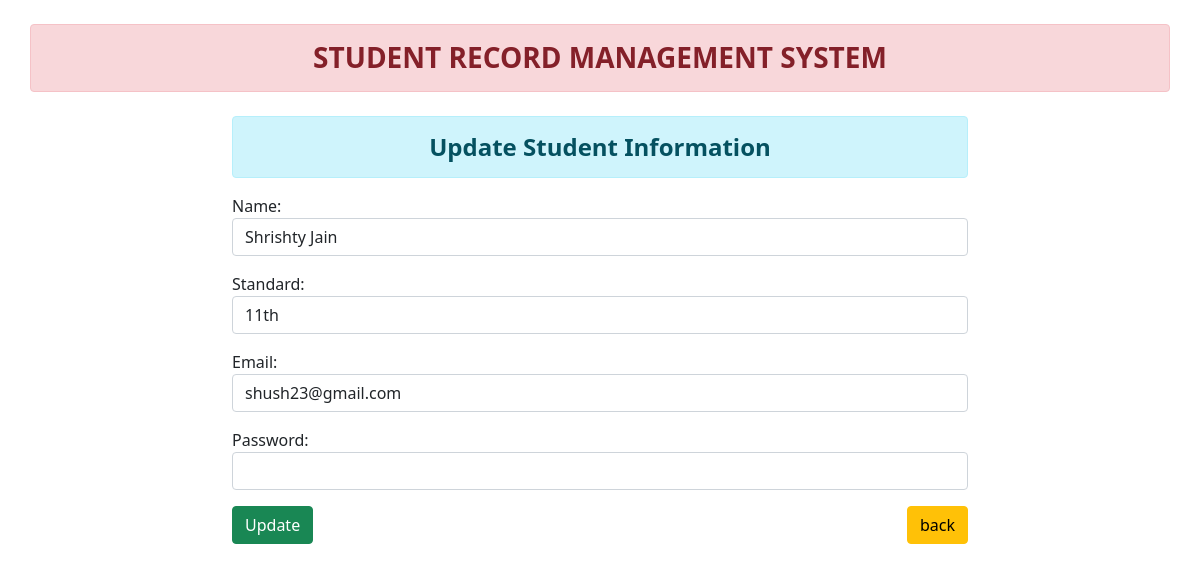
The app's page /upd/13 with its own data.
### core/models.py (models this page shows)
class Student(models.Model):
  name=models.CharField(max_length=40)
  standard = models.CharField(max_length=30,blank=True,default='not mention')
  email=models.EmailField()
  password=models.CharField(max_length=50)
  date=models.DateField(blank=True)

### core/views.py (the view)
# urls.py: path('upd/<int:id>',views.studentupdate,name='update'),
def studentupdate(request,id):
    if request.method == 'POST':
        pi = Student.objects.get(pk=id,)
        form=Studentinfo(request.POST,instance=pi)
        if form.is_valid():
           form.save()
           messages.success(request,"Updated Successfully !!")
    else:
           pi = Student.objects.get(pk=id,)
           form=Studentinfo(instance=pi)
    return render(request,'core/review.html',{'fr':form})

### core/forms.py
class Studentinfo(forms.ModelForm):
    class Meta:
        model=Student
        fields=['name','standard','email','password']
        widgets = {
            'name':forms.TextInput(attrs={'class':'form-control '}),
            'standard':forms.TextInput(attrs={'class':'form-control '}),
            'email':forms.EmailInput(attrs={'class':'form-control '}),
            'password' : forms.PasswordInput(attrs={'class':'form-control'}),
        }

### core/templates/core/review.html (shortened to what this page needs)
{% extends 'core/home.html' %}
{% block content %}
<div class="col-sm-8 offset-2 ">
    <h4 class='alert alert-info text-center mt-2'><b> Update Student Information</b></h4>
    <form action="" method="POST" novalidate>
        {{fr.as_p}}
        <input type="submit" class='btn btn-success' value="Update">
        <a href="{% url 'student' %}" class='float-end btn btn-warning btn-small '>back</a>
    </form>
</div>
{% endblock content %}

### records on screen
Student: name "Shrishty Jain", standard "11th", email "shush23@gmail.com"
